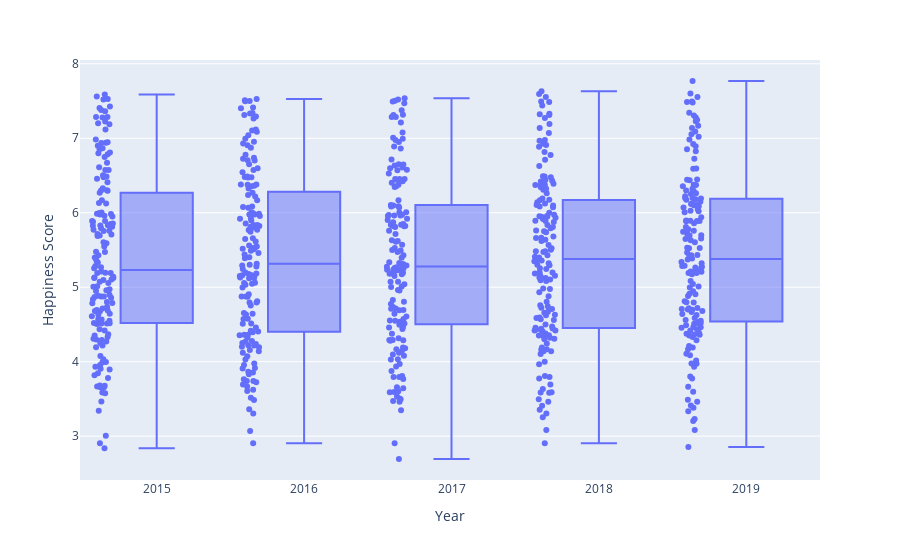

The code cell stored with this chart in its notebook:
### Code cell
#  распределение по годам (все страны)
import plotly.express as px
fig = px.box(df_score_of_year, y="Happiness Score", points="all", x='Year')
fig.show()

### Figure 1 — Plotly figure (JSON) as saved in the notebook; plotly's stock layout.template omitted (floating-point values rounded to 4 significant figures; data arrays with more than 128 entries replaced by an {"elided": "..."} marker saying what was removed)
{"data": [{"alignmentgroup": "True", "boxpoints": "all", "hovertemplate": "Year=%{x}<br>Happiness Score=%{y}<extra></extra>", "legendgroup": "", "marker": {"color": "#636efa"}, "name": "", "notched": false, "offsetgroup": "", "orientation": "v", "showlegend": false, "type": "box", "x": {"elided": "782 int values"}, "x0": " ", "xaxis": "x", "y": {"elided": "782 float values"}, "y0": " ", "yaxis": "y"}], "layout": {"boxmode": "group", "legend": {"tracegroupgap": 0}, "margin": {"t": 60}, "xaxis": {"anchor": "y", "domain": [0, 1], "title": {"text": "Year"}}, "yaxis": {"anchor": "x", "domain": [0, 1], "title": {"text": "Happiness Score"}}}}
